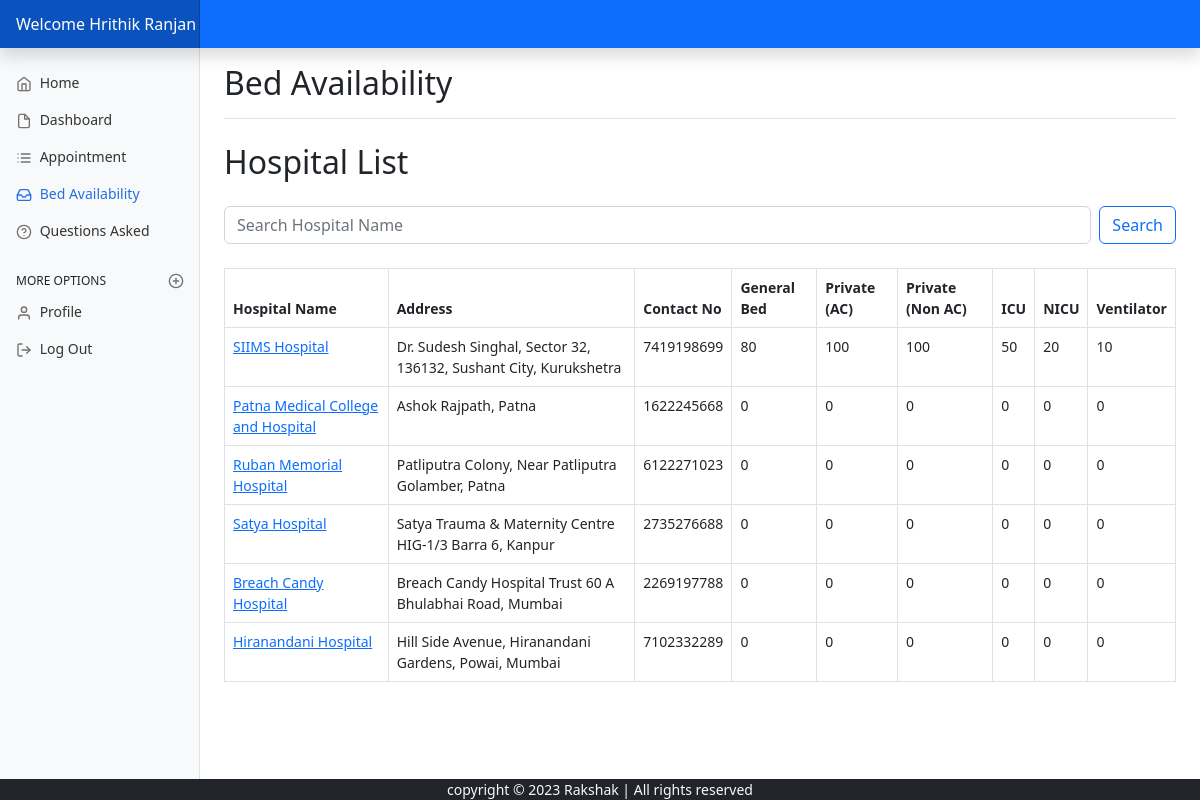
/patient/bed.php (signed in), run on the app's committed database.
### tables this page shows
CREATE TABLE `patient` (
  `icPatient` int(7) NOT NULL,
  `password` varchar(255) NOT NULL,
  `patientFirstName` varchar(20) DEFAULT NULL,
  `patientLastName` varchar(20) DEFAULT NULL,
  `patientMaritalStatus` varchar(10) DEFAULT NULL,
  `patientDOB` date DEFAULT NULL,
  `patientGender` varchar(10) DEFAULT NULL,
  `patientAddress` varchar(100) DEFAULT NULL,
  `patientPhone` varchar(15) DEFAULT NULL,
  `patientEmail` varchar(100) NOT NULL,
  `timestamp` datetime NOT NULL DEFAULT current_timestamp()
);

CREATE TABLE `hospital2` (
  `hospitalId` bigint(20) NOT NULL,
  `generalbed` int(4) NOT NULL DEFAULT 0,
  `Tgeneralbed` int(4) NOT NULL DEFAULT 0,
  `privatebedac` int(4) NOT NULL DEFAULT 0,
  `Tprivatebedac` int(4) NOT NULL DEFAULT 0,
  `privatebednonac` int(4) NOT NULL DEFAULT 0,
  `Tprivatebednonac` int(4) NOT NULL DEFAULT 0,
  `ventilator` int(4) NOT NULL DEFAULT 0,
  `Tventilator` int(4) NOT NULL DEFAULT 0,
  `icu` int(4) NOT NULL DEFAULT 0,
  `Ticu` int(4) NOT NULL DEFAULT 0,
  `nicu` int(4) NOT NULL DEFAULT 0,
  `Tnicu` int(4) NOT NULL DEFAULT 0
);

CREATE TABLE `hospital` (
  `Hospital_Name` varchar(50) NOT NULL,
  `Accreditation` varchar(20) NOT NULL,
  `Password` varchar(50) NOT NULL,
  `Reg_no` bigint(20) NOT NULL,
  `type` varchar(100) NOT NULL,
  `Address` varchar(100) NOT NULL,
  `State` varchar(20) NOT NULL,
  `District` varchar(20) NOT NULL,
  `Town` varchar(20) NOT NULL,
  `Pincode` int(10) NOT NULL,
  `Email` varchar(50) NOT NULL,
  `Telephone_no` bigint(20) NOT NULL,
  `Mobile_No` bigint(20) NOT NULL,
  `Ambulance_no` bigint(20) NOT NULL,
  `helpline_no` bigint(20) NOT NULL,
  `Website` varchar(50) NOT NULL,
  `speciality` varchar(255) NOT NULL
);

### patient/bed.php (the view, shortened to what this page needs)
<?php
include_once '../assets/conn/dbconnect.php';
$session = $_SESSION['patientSession'];
$res2= mysqli_query($con, "SELECT * FROM patient WHERE icPatient=" . $session);
$userRow2 = mysqli_fetch_array($res2);
?>
<!DOCTYPE html>
<html>
<head>
    <link href="assets/css/bootstrap.min.css" rel="stylesheet">
    <link href="dashboard.css" rel="stylesheet">
</head>
</head>
<body>
    <header class="navbar navbar-dark sticky-top bg-primary flex-md-nowrap p-0 shadow">
        <a class="navbar-brand col-md-3 col-lg-2 me-0 px-3 fs-6" href="patient.php">Welcome <?php echo $userRow2['patientFirstName'].' ' .$userRow2['patientLastName']; ?></a>
    </header>
    <div class="container-fluid">
        <div class="row">
            <nav id="sidebarMenu" class="col-md-3 col-lg-2 d-md-block bg-light sidebar collapse">
                <div class="position-sticky pt-3 sidebar-sticky">
                    <ul class="nav flex-column">
                    <li class="nav-item">
							<a class="nav-link" aria-current="page" href="../index.php">
								<span data-feather="home" class="align-text-bottom"></span>
								Home
							</a>
						</li>
                        <li class="nav-item">
                            <a class="nav-link" aria-current="page" href="patient.php">
                                <span data-feather="file" class="align-text-bottom"></span>
                                Dashboard
                            </a>
                        </li>
                        <li class="nav-item">
                            <a class="nav-link" href="patientapplist.php?patientId=<?php echo $userRow2['icPatient']; ?>">
                                <span data-feather="list" class="align-text-bottom"></span>
                                Appointment
                            </a>
                        </li>
                        <li class="nav-item">
							<a class="nav-link active" href="bed.php">
								<span data-feather="inbox" class="align-text-bottom"></span>
								Bed Availability
							</a>
						</li>
                        <li class="nav-item">
							<a class="nav-link" href="question.php">
								<span data-feather="help-circle" class="align-text-bottom"></span>
								Questions Asked
							</a>
						</li>
                    </ul>
                    <h6 class="sidebar-heading d-flex justify-content-between align-items-center px-3 mt-4 mb-1 text-uppercase">
                        <span>More options</span>
                        <a class="link-secondary" href="#" aria-label="Add a new report">
                            <span data-feather="plus-circle" class="align-text-bottom"></span>
                        </a>
                    </h6>
                    <ul class="nav flex-column mb-2">
                        <li class="nav-item">
                            <a class="nav-link" href="profile.php?patientId=<?php echo $userRow2['icPatient']; ?>">
                                <span data-feather="user" class="align-text-bottom"></span>
                                Profile
                            </a>
                        </li>
                        <li class="nav-item">
                            <a class="nav-link" href="patientlogout.php?logout">
                                <span data-feather="log-out"></span>
                                Log Out
                            </a>
                        </li>
                    </ul>
                </div>
            </nav>
            <main class="col-md-9 ms-sm-auto col-lg-10 px-md-4">
                <div class="d-flex justify-content-between flex-wrap flex-md-nowrap align-items-center pt-3 pb-2 mb-3 border-bottom">
                    <h1 class="h2">Bed Availability</h1>
                </div>
                <h2 class="my-4">Hospital List</h2>
                <form class="d-flex my-4" role="search" method="get" action="bedsearch.php">
                     <input class="form-control me-2" type="search" id="search" class="search" name="search" placeholder="Search Hospital Name" aria-label="Search">
                    <button class="btn btn-outline-primary" type="submit">Search</button>
                </form>
                <div class="table-responsive">
                    <table class="table table-hover table-bordered">
                        <thead>
                            <tr class="filters">
                                <th>Hospital Name</th>
                                <th>Address</th>
                                <th>Contact No</th>
                                <th>General Bed</th>
                                <th>Private (AC)</th>
                                <th>Private (Non AC)</th>
                                <th>ICU</th>
                                <th>NICU</th>
                                <th>Ventilator</th>
                            </tr>
                        </thead>
                        <?php
                        $res = mysqli_query($con, "SELECT * FROM hospital JOIN hospital2 WHERE Reg_no=hospitalId");
                        while ($userRow = mysqli_fetch_array($res)) {
                            echo "<tbody>";
                            echo "<tr>";
                            echo '<td><a href="details.php?hid='.$userRow['Reg_no'].'">'. $userRow['Hospital_Name'] .'</a></td>';
                            echo "<td>" . $userRow['Address'] .", ".$userRow['District']. "</td>";
                            echo "<td>" . $userRow['Telephone_no'] . "</td>";
                            echo "<td>" . $userRow['generalbed'] . "</td>";
                            echo "<td>" . $userRow['privatebedac'] . "</td>";
                            echo "<td>" . $userRow['privatebednonac'] . "</td>";
                            echo "<td>" . $userRow['icu'] . "</td>";
                            echo "<td>" . $userRow['nicu'] . "</td>";
                            echo "<td>" . $userRow['ventilator'] . "</td>";
                            echo "</tr>";
                            echo "</tbody>";
                        }
                        ?>
                    </table>
                </div>
            </main>
        </div>
        <div class="container-fluid fixed-bottom bg-dark text-light mb-0">
    <p class="text-center mb-0">
        copyright &copy; 2023 Rakshak | All rights reserved
    </p>
    </div>
</body>
</html>

### patient/dashboard.css (style rules this page uses)
body { font-size: .875rem; }
.feather { width: 16px; height: 16px; }
.sidebar { position: fixed; top: 0; bottom: 0; left: 0; z-index: 100; padding: 48px 0 0; box-shadow: inset -1px 0 0 rgba(0, 0, 0, .1); }
.sidebar-sticky { height: calc(100vh - 48px); overflow-x: hidden; overflow-y: auto; }
.sidebar .nav-link { font-weight: 500; color: #333; }
.sidebar .nav-link .feather { margin-right: 4px; color: #727272; }
.sidebar .nav-link.active { color: #2470dc; }
.sidebar .nav-link:hover .feather, .sidebar .nav-link.active .feather { color: inherit; }
.sidebar-heading { font-size: .75rem; }
.navbar-brand { padding-top: .75rem; padding-bottom: .75rem; background-color: rgba(0, 0, 0, .25); box-shadow: inset -1px 0 0 rgba(0, 0, 0, .25); }

### data on the page
patient: patientFirstName "Hrithik", patientLastName "Ranjan"
hospital2: hospitalId.Hospital_Name "SIIMS Hospital", hospitalId.Address "Dr. Sudesh Singhal, Sector 32, 136132, Sushant City", hospitalId.District "Kurukshetra", hospitalId.Telephone_no "7419198699", generalbed "80", privatebedac "100", privatebednonac "100", icu "50", nicu "20", ventilator "10"
hospital2: hospitalId.Hospital_Name "Patna Medical College and Hospital", hospitalId.Address "Ashok Rajpath", hospitalId.District "Patna", hospitalId.Telephone_no "1622245668", generalbed "0", privatebedac "0", privatebednonac "0", icu "0", nicu "0", ventilator "0"
hospital2: hospitalId.Hospital_Name "Ruban Memorial Hospital", hospitalId.Address "Patliputra Colony, Near Patliputra Golamber", hospitalId.District "Patna", hospitalId.Telephone_no "6122271023", generalbed "0", privatebedac "0", privatebednonac "0", icu "0", nicu "0", ventilator "0"
hospital2: hospitalId.Hospital_Name "Satya Hospital", hospitalId.Address "Satya Trauma & Maternity Centre HIG-1/3 Barra 6", hospitalId.District "Kanpur", hospitalId.Telephone_no "2735276688", generalbed "0", privatebedac "0", privatebednonac "0", icu "0", nicu "0", ventilator "0"
hospital2: hospitalId.Hospital_Name "Breach Candy Hospital", hospitalId.Address "Breach Candy Hospital Trust 60 A Bhulabhai Road", hospitalId.District "Mumbai", hospitalId.Telephone_no "2269197788", generalbed "0", privatebedac "0", privatebednonac "0", icu "0", nicu "0", ventilator "0"
hospital2: hospitalId.Hospital_Name "Hiranandani Hospital", hospitalId.Address "Hill Side Avenue, Hiranandani Gardens, Powai", hospitalId.District "Mumbai", hospitalId.Telephone_no "7102332289", generalbed "0", privatebedac "0", privatebednonac "0", icu "0", nicu "0", ventilator "0"
